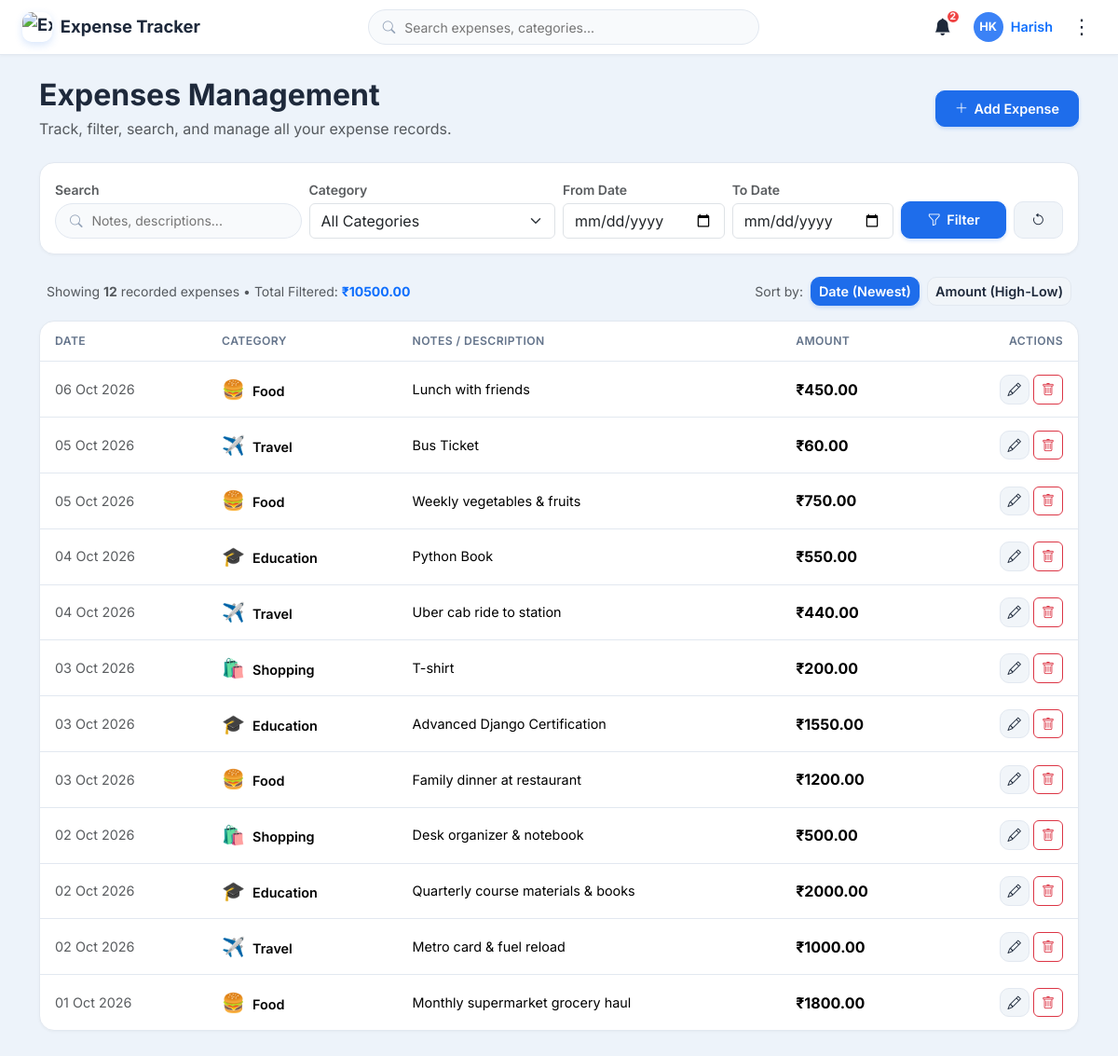
The app's page /expenses/ (signed in) with its own data.
### expenses/models.py (models this page shows, shortened)
class Expense(models.Model):
    user = models.ForeignKey(User, on_delete=models.CASCADE, related_name='expenses')
    category = models.ForeignKey(Category, on_delete=models.CASCADE, related_name='expenses')
    amount = models.DecimalField(max_digits=12, decimal_places=2)
    date = models.DateField(default=timezone.now)
    notes = models.TextField(blank=True)
    created_at = models.DateTimeField(auto_now_add=True)
    updated_at = models.DateTimeField(auto_now=True)
    class Meta:
        ordering = ['-date', '-created_at']

class Category(models.Model):
    user = models.ForeignKey(User, on_delete=models.CASCADE, related_name='categories')
    name = models.CharField(max_length=100)
    description = models.TextField(blank=True)
    icon = models.CharField(max_length=50, default='📁')
    created_at = models.DateTimeField(auto_now_add=True)
    class Meta:
        verbose_name_plural = 'Categories'
        ordering = ['name']
        constraints = [
            models.UniqueConstraint(fields=['user', 'name'], name='unique_user_category')
        ]

### expenses/views.py (the view)
# urls.py: path('expenses/', views.expense_list, name='expense_list'),
@login_required
def expense_list(request):
    user = request.user
    expenses = Expense.objects.filter(user=user).select_related('category')
    q = request.GET.get('q', '').strip()
    if q:
        expenses = expenses.filter(
            Q(notes__icontains=q) |
            Q(category__name__icontains=q)
        )
    category_id = request.GET.get('category', '').strip()
    if category_id:
        expenses = expenses.filter(category_id=category_id)
    date_from = request.GET.get('date_from', '').strip()
    if date_from:
        expenses = expenses.filter(date__gte=date_from)
    date_to = request.GET.get('date_to', '').strip()
    if date_to:
        expenses = expenses.filter(date__lte=date_to)
    sort = request.GET.get('sort', 'date_desc')
    if sort == 'date_asc':
        expenses = expenses.order_by('date', 'created_at')
    elif sort == 'amount_desc':
        expenses = expenses.order_by('-amount')
    elif sort == 'amount_asc':
        expenses = expenses.order_by('amount')
    elif sort == 'category':
        expenses = expenses.order_by('category__name', '-date')
    else:
        expenses = expenses.order_by('-date', '-created_at')
    total_amount = expenses.aggregate(Sum('amount'))['amount__sum'] or Decimal('0.00')
    total_count = expenses.count()
    paginator = Paginator(expenses, 15)
    page_number = request.GET.get('page')
    page_obj = paginator.get_page(page_number)
    categories = Category.objects.filter(user=user)
    context = {
        'page_obj': page_obj,
        'categories': categories,
        'total_amount': total_amount,
        'total_count': total_count,
        'q': q,
        'selected_category': category_id,
        'date_from': date_from,
        'date_to': date_to,
        'sort': sort,
    }
    return render(request, 'expenses/expense_list.html', context)

### expenses/context_processors.py (called while the page is built)
def expense_context(request):
    context = {
        'APP_NAME': 'Expense Tracker',
        'APP_TAGLINE': 'Track Smarter. Spend Better.',
        'CURRENCY_SYMBOL': '₹',
        'CURRENT_YEAR': date.today().year,
        'CURRENT_MONTH': date.today().month,
        'unread_notifications_count': 0,
        'user_profile': None,
        'user_initials': 'U',
    }
    if request.user.is_authenticated:
        profile, _ = UserProfile.objects.get_or_create(user=request.user)
        context['user_profile'] = profile
        context['CURRENCY_SYMBOL'] = profile.currency_symbol or '₹'
        context['unread_notifications_count'] = Notification.objects.filter(
            user=request.user, is_read=False
        ).count()
        context['user_initials'] = profile.initials
    return context

### expenses/models.py (called while the page is built)
    @property
    def initials(self):
        if self.user.first_name and self.user.last_name:
            return f"{self.user.first_name[0]}{self.user.last_name[0]}".upper()
        elif self.user.first_name:
            return self.user.first_name[:2].upper()
        return self.user.username[:2].upper()

### templates/expenses/expense_list.html (shortened to what this page needs)
{% extends 'base.html' %}
{% block content %}
<div class="container">
  <div class="d-flex flex-wrap justify-content-between align-items-center mb-4 gap-3">
    <div>
      <h2 class="fw-bold text-main mb-1">Expenses Management</h2>
      <p class="text-muted mb-0">Track, filter, search, and manage all your expense records.</p>
    </div>
    <a href="{% url 'expense_add' %}" class="btn btn-primary-saas">
      <i class="bi bi-plus-lg"></i> Add Expense
    </a>
  </div>
  <div class="card-saas p-3 mb-4">
    <form method="get" class="row g-2 align-items-end">
      <div class="col-md-3">
        <label class="form-label small fw-semibold text-muted mb-1">Search</label>
        <div class="search-input-wrapper">
          <i class="bi bi-search"></i>
          <input type="text" name="q" class="nav-search-input" placeholder="Notes, descriptions..." value="{{ q }}">
        </div>
      </div>
      <div class="col-sm-6 col-md-3">
        <label class="form-label small fw-semibold text-muted mb-1">Category</label>
        <select name="category" class="form-select">
          <option value="">All Categories</option>
        </select>
      </div>
      <div class="col-sm-6 col-md-2">
        <label class="form-label small fw-semibold text-muted mb-1">From Date</label>
        <input type="date" name="date_from" class="form-control" value="{{ date_from }}">
      </div>
      <div class="col-sm-6 col-md-2">
        <label class="form-label small fw-semibold text-muted mb-1">To Date</label>
        <input type="date" name="date_to" class="form-control" value="{{ date_to }}">
      </div>
      <div class="col-sm-6 col-md-2 d-flex gap-2">
        <button type="submit" class="btn btn-primary-saas w-100 justify-content-center">
          <i class="bi bi-funnel"></i> Filter
        </button>
        <a href="{% url 'expense_list' %}" class="btn btn-secondary-saas" title="Reset Filters">
          <i class="bi bi-arrow-counterclockwise"></i>
        </a>
      </div>
    </form>
  </div>
  <div class="d-flex flex-wrap justify-content-between align-items-center mb-3 px-2">
    <div class="small text-muted">
      Showing <strong>{{ page_obj.paginator.count }}</strong> recorded expenses &bull; Total Filtered: <strong class="text-primary">{{ CURRENCY_SYMBOL }}{{ total_amount|floatformat:2 }}</strong>
    </div>
    <div class="d-flex align-items-center gap-2 small">
      <span class="text-muted">Sort by:</span>
      <a href="?sort=date_desc" class="btn btn-sm {% if sort == 'date_desc' %}btn-primary-saas{% else %}btn-secondary-saas{% endif %} py-1 px-2">Date (Newest)</a>
      <a href="?sort=amount_desc" class="btn btn-sm {% if sort == 'amount_desc' %}btn-primary-saas{% else %}btn-secondary-saas{% endif %} py-1 px-2">Amount (High-Low)</a>
    </div>
  </div>
  <div class="card-saas p-0 mb-4">
    <div class="table-responsive">
      <table class="table table-saas mb-0">
        <thead>
          <tr>
            <th>Date</th>
            <th>Category</th>
            <th>Notes / Description</th>
            <th>Amount</th>
            <th class="text-end">Actions</th>
          </tr>
        </thead>
        <tbody>
          {% if page_obj %}
            {% for expense in page_obj %}
              <tr>
                <td class="text-muted">{{ expense.date|date:"d M Y" }}</td>
                <td>
                  <span class="fs-5 me-1">{{ expense.category.icon }}</span>
                  <span class="fw-semibold text-main">{{ expense.category.name }}</span>
                </td>
                <td class="text-main">{{ expense.notes|default:"-" }}</td>
                <td>
                  <span class="fw-bold text-main fs-6">{{ CURRENCY_SYMBOL }}{{ expense.amount|floatformat:2 }}</span>
                </td>
                <td class="text-end">
                  <div class="d-inline-flex gap-1">
                    <a href="{% url 'expense_edit' expense.id %}" class="btn btn-sm btn-secondary-saas py-1 px-2" title="Edit Expense">
                      <i class="bi bi-pencil"></i>
                    </a>
                    <a href="{% url 'expense_delete' expense.id %}" class="btn btn-sm btn-outline-danger py-1 px-2 rounded-2" title="Delete Expense">
                      <i class="bi bi-trash"></i>
                    </a>
                  </div>
                </td>
              </tr>
            {% endfor %}
          {% endif %}
        </tbody>
      </table>
    </div>
  </div>
</div>
{% endblock %}

### templates/base.html (shortened to what this page needs)
{% load static %}
<!DOCTYPE html>
<html lang="en" data-bs-theme="{% if user_profile and user_profile.dark_mode %}dark{% else %}light{% endif %}">
<head>
  <link href="https://cdn.jsdelivr.net/npm/bootstrap@5.3.3/dist/css/bootstrap.min.css" rel="stylesheet">
  <link rel="stylesheet" href="https://cdn.jsdelivr.net/npm/bootstrap-icons@1.11.3/font/bootstrap-icons.min.css">
  <link rel="stylesheet" href="{% static 'css/style.css' %}">
</head>
<body data-user-dark="{% if user_profile and user_profile.dark_mode %}true{% else %}false{% endif %}">
  <nav class="app-navbar d-flex align-items-center justify-content-between">
    {% if user.is_authenticated %}
      <a href="{% url 'dashboard' %}" class="navbar-brand">
        <img src="https://play-lh.googleusercontent.com/y8OyoKQntSxC32pUKoPplp7uTj1f4boIe2Gqk1Ah2dQz_UMUTOSR2i5Avr5t7k5tD1FSDF16_XtGxBJWpttbfYY" alt="Expense Tracker Logo" class="brand-logo">
        <span>{{ APP_NAME }}</span>
      </a>
      <div class="nav-search-container d-none d-md-block">
        <div class="search-input-wrapper">
          <i class="bi bi-search"></i>
          <input
            type="text"
            id="global-search-input"
            class="nav-search-input"
            placeholder="Search expenses, categories..."
            value="{{ q|default:'' }}"
            autocomplete="off"
          >
        </div>
      </div>
      <div class="d-flex align-items-center gap-3">
        <a href="{% url 'notifications' %}" class="btn-nav-icon" title="Notifications" id="nav-notification-btn">
          <i class="bi bi-bell-fill"></i>
          {% if unread_notifications_count > 0 %}
            <span class="notification-badge" id="nav-notif-count">{{ unread_notifications_count }}</span>
          {% else %}
            <span class="notification-badge" id="nav-notif-count">2</span>
          {% endif %}
        </a>
        <a href="{% url 'profile' %}" class="d-none d-sm-flex align-items-center gap-2 text-decoration-none text-main fw-semibold" style="font-size: 0.9rem;">
          <div class="user-avatar-circle">
          </div>
          <span>{{ user.first_name|default:user.username }}</span>
        </a>
        <div class="dropdown">
          <button
            class="btn-three-dots"
            type="button"
            id="threeDotsNavMenu"
            data-bs-toggle="dropdown"
            aria-expanded="false"
            title="Navigation Menu"
          >
            ⋮
          </button>
        </div>
      </div>
    {% endif %}
  </nav>
  <main class="page-wrapper py-4">
    {% block content %}{% endblock %}
  </main>
</body>
</html>

### static/css/style.css (style rules this page uses)
:root { --font-family: 'Inter', -apple-system, BlinkMacSystemFont, "Segoe UI", Roboto, sans-serif; --bg-app: #edf3fa; --bg-surface: #ffffff; --bg-surface-elevated: #ffffff; --bg-hover: #f1f5f9; --bg-input: #f8fafc; --primary: #1e6deb; --primary-hover: #1754b8; --primary-subtle: #e8f1fc; --success: #10b981; --success-subtle: #e7f8ef; --warning: #f59e0b; --warning-subtle: #fef7e7; --danger: #ef4444; --danger-subtle: #fdeeed; --purple: #8b5cf6; --purple-subtle: #f3ecfc; --text-main: #1e293b; --text-muted: #64748b; --text-light: #94a3b8; --border-color: #e2e8f0; --border-light: #f1f5f9; --shadow-sm: 0 1px 3px rgba(0, 0, 0, 0.04); --shadow-md: 0 4px 14px rgba(15, 23, 42, 0.06); --shadow-lg: 0 10px 25px rgba(15, 23, 42, 0.08); --radius-sm: 8px; --radius-md: 10px; --radius-lg: 16px; --radius-pill: 9999px; --transition: all 0.2s ease-in-out; }
body { font-family: var(--font-family); background-color: var(--bg-app); color: var(--text-main); min-height: 100vh; margin: 0; display: flex; flex-direction: column; }
.app-navbar { background-color: var(--bg-surface); border-bottom: 1px solid var(--border-color); padding: 0.65rem 1.5rem; position: sticky; top: 0; z-index: 1030; box-shadow: var(--shadow-sm); }
.navbar-brand { font-weight: 700; font-size: 1.15rem; color: var(--text-main); text-decoration: none; display: flex; align-items: center; gap: 0.55rem; }
.brand-logo { width: 32px; height: 32px; border-radius: 10px; object-fit: cover; box-shadow: 0 3px 8px rgba(30, 109, 235, 0.18); background: #fff; }
.nav-search-container { max-width: 420px; width: 100%; }
.search-input-wrapper { position: relative; width: 100%; }
.search-input-wrapper i { position: absolute; left: 1rem; top: 50%; transform: translateY(-50%); color: var(--text-light); font-size: 0.85rem; }
.nav-search-input { width: 100%; padding: 0.45rem 1rem 0.45rem 2.4rem; border-radius: var(--radius-pill); border: 1px solid var(--border-color); background-color: var(--bg-input); color: var(--text-main); font-size: 0.875rem; transition: var(--transition); }
.btn-nav-icon { width: 34px; height: 34px; border-radius: 50%; display: flex; align-items: center; justify-content: center; border: none; background-color: transparent; color: var(--text-main); position: relative; text-decoration: none; font-size: 1.15rem; }
.notification-badge { position: absolute; top: -2px; right: -2px; background-color: var(--danger); color: #ffffff; font-size: 0.65rem; font-weight: 700; width: 16px; height: 16px; border-radius: 50%; display: flex; align-items: center; justify-content: center; border: 2px solid var(--bg-surface); }
.user-avatar-circle { width: 32px; height: 32px; border-radius: 50%; background: #3b82f6; color: #ffffff; display: flex; align-items: center; justify-content: center; font-weight: 700; font-size: 0.8rem; overflow: hidden; }
.btn-three-dots { width: 30px; height: 30px; border-radius: var(--radius-sm); display: flex; align-items: center; justify-content: center; border: none; background: transparent; color: var(--text-main); font-size: 1.35rem; cursor: pointer; line-height: 1; }
.btn-three-dots::after { display: none !important; }
.card-saas { background-color: var(--bg-surface); border: 1px solid var(--border-color); border-radius: var(--radius-lg); box-shadow: var(--shadow-sm); padding: 1.5rem; position: relative; }
.table-saas { width: 100%; margin-bottom: 0; vertical-align: middle; }
.table-saas th { font-size: 0.76rem; text-transform: uppercase; letter-spacing: 0.4px; font-weight: 600; color: var(--text-muted); border-bottom: 1px solid var(--border-color); padding: 0.75rem 1rem; background-color: transparent; }
.table-saas td { padding: 0.85rem 1rem; border-bottom: 1px solid var(--border-color); font-size: 0.9rem; background-color: transparent; }
.table-saas tr:last-child td { border-bottom: none; }
.btn-primary-saas { background-color: #1e6deb; border-color: #1e6deb; color: #ffffff; font-weight: 600; padding: 0.5rem 1.25rem; border-radius: var(--radius-md); box-shadow: 0 2px 4px rgba(30, 109, 235, 0.2); transition: var(--transition); text-decoration: none; display: inline-flex; align-items: center; gap: 0.4rem; font-size: 0.9rem; }
.btn-secondary-saas { background-color: var(--bg-hover); border: 1px solid var(--border-color); color: var(--text-main); font-weight: 600; padding: 0.5rem 1.15rem; border-radius: var(--radius-md); transition: var(--transition); text-decoration: none; display: inline-flex; align-items: center; gap: 0.4rem; font-size: 0.9rem; }

### records on screen
Expense: date "06 Oct 2026", category.icon "🍔", category.name "Food", notes "Lunch with friends", CURRENCY_SYMBOL "₹", amount "450.00"
Expense: date "05 Oct 2026", category.icon "✈️", category.name "Travel", notes "Bus Ticket", CURRENCY_SYMBOL "₹", amount "60.00"
Expense: date "05 Oct 2026", category.icon "🍔", category.name "Food", notes "Weekly vegetables & fruits", CURRENCY_SYMBOL "₹", amount "750.00"
Expense: date "04 Oct 2026", category.icon "🎓", category.name "Education", notes "Python Book", CURRENCY_SYMBOL "₹", amount "550.00"
Expense: date "04 Oct 2026", category.icon "✈️", category.name "Travel", notes "Uber cab ride to station", CURRENCY_SYMBOL "₹", amount "440.00"
Expense: date "03 Oct 2026", category.icon "🛍️", category.name "Shopping", notes "T-shirt", CURRENCY_SYMBOL "₹", amount "200.00"
Expense: date "03 Oct 2026", category.icon "🎓", category.name "Education", notes "Advanced Django Certification", CURRENCY_SYMBOL "₹", amount "1550.00"
Expense: date "03 Oct 2026", category.icon "🍔", category.name "Food", notes "Family dinner at restaurant", CURRENCY_SYMBOL "₹", amount "1200.00"
Expense: date "02 Oct 2026", category.icon "🛍️", category.name "Shopping", notes "Desk organizer & notebook", CURRENCY_SYMBOL "₹", amount "500.00"
Expense: date "02 Oct 2026", category.icon "🎓", category.name "Education", notes "Quarterly course materials & books", CURRENCY_SYMBOL "₹", amount "2000.00"
Expense: date "02 Oct 2026", category.icon "✈️", category.name "Travel", notes "Metro card & fuel reload", CURRENCY_SYMBOL "₹", amount "1000.00"
Expense: date "01 Oct 2026", category.icon "🍔", category.name "Food", notes "Monthly supermarket grocery haul", CURRENCY_SYMBOL "₹", amount "1800.00"

### other values on screen
{{ APP_NAME }} "Expense Tracker"
{{ unread_notifications_count }} "2"
{{ user.first_name|default:user.username }} "Harish"
{{ page_obj.paginator.count }} "12"
{{ CURRENCY_SYMBOL }} "₹"
{{ total_amount|floatformat:2 }} "10500.00"
